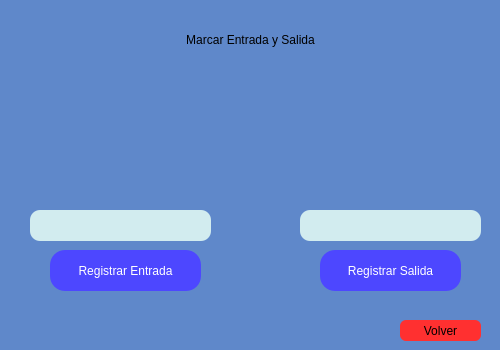
<?xml version="1.0" encoding="UTF-8"?>
<ui version="4.0">
 <class>EntradaSalida</class>
 <widget class="QMainWindow" name="EntradaSalida">
  <property name="geometry">
   <rect>
    <x>0</x>
    <y>0</y>
    <width>500</width>
    <height>350</height>
   </rect>
  </property>
  <property name="minimumSize">
   <size>
    <width>500</width>
    <height>350</height>
   </size>
  </property>
  <property name="maximumSize">
   <size>
    <width>500</width>
    <height>350</height>
   </size>
  </property>
  <property name="windowTitle">
   <string>MainWindow</string>
  </property>
  <property name="styleSheet">
   <string notr="true">QWidget#centralwidget{
	background-color: rgb(95, 136, 202);}</string>
  </property>
  <widget class="QWidget" name="centralwidget">
   <widget class="QPushButton" name="pushButton">
    <property name="geometry">
     <rect>
      <x>50</x>
      <y>250</y>
      <width>151</width>
      <height>41</height>
     </rect>
    </property>
    <property name="cursor">
     <cursorShape>PointingHandCursor</cursorShape>
    </property>
    <property name="styleSheet">
     <string notr="true">border-radius:15px;
font: 75 14pt &quot;Arial&quot;;
background-color: rgb(77, 71, 255);
color: white
</string>
    </property>
    <property name="text">
     <string>Registrar Entrada</string>
    </property>
   </widget>
   <widget class="QLineEdit" name="line_entrada">
    <property name="geometry">
     <rect>
      <x>30</x>
      <y>210</y>
      <width>181</width>
      <height>31</height>
     </rect>
    </property>
    <property name="styleSheet">
     <string notr="true">border-radius:10px;
font: 10pt &quot;MS Shell Dlg 2&quot;;
background-color: rgb(210, 236, 239);</string>
    </property>
   </widget>
   <widget class="QPushButton" name="pushButton_2">
    <property name="geometry">
     <rect>
      <x>320</x>
      <y>250</y>
      <width>141</width>
      <height>41</height>
     </rect>
    </property>
    <property name="cursor">
     <cursorShape>PointingHandCursor</cursorShape>
    </property>
    <property name="styleSheet">
     <string notr="true">border-radius:15px;
font: 75 14pt &quot;Arial&quot;;
background-color: rgb(77, 71, 255);
color: white
</string>
    </property>
    <property name="text">
     <string>Registrar Salida</string>
    </property>
   </widget>
   <widget class="QLineEdit" name="line_salida">
    <property name="geometry">
     <rect>
      <x>300</x>
      <y>210</y>
      <width>181</width>
      <height>31</height>
     </rect>
    </property>
    <property name="styleSheet">
     <string notr="true">border-radius:10px;
font: 10pt &quot;MS Shell Dlg 2&quot;;
background-color: rgb(210, 236, 239);</string>
    </property>
   </widget>
   <widget class="QLabel" name="label">
    <property name="geometry">
     <rect>
      <x>20</x>
      <y>20</y>
      <width>461</width>
      <height>41</height>
     </rect>
    </property>
    <property name="toolTip">
     <string>&lt;html&gt;&lt;head/&gt;&lt;body&gt;&lt;p align=&quot;center&quot;&gt;&lt;br/&gt;&lt;/p&gt;&lt;/body&gt;&lt;/html&gt;</string>
    </property>
    <property name="styleSheet">
     <string notr="true">font: 22pt &quot;Arial&quot;;
color: black</string>
    </property>
    <property name="text">
     <string>&lt;html&gt;&lt;head/&gt;&lt;body&gt;&lt;p align=&quot;center&quot;&gt;Marcar Entrada y Salida&lt;/p&gt;&lt;/body&gt;&lt;/html&gt;</string>
    </property>
   </widget>
   <widget class="QLabel" name="label_3">
    <property name="geometry">
     <rect>
      <x>370</x>
      <y>150</y>
      <width>50</width>
      <height>45</height>
     </rect>
    </property>
    <property name="styleSheet">
     <string notr="true">background-image: url(/img/registro.png);</string>
    </property>
    <property name="text">
     <string/>
    </property>
    <property name="pixmap">
     <pixmap>img/registro.png</pixmap>
    </property>
   </widget>
   <widget class="QLabel" name="label_7">
    <property name="geometry">
     <rect>
      <x>210</x>
      <y>60</y>
      <width>101</width>
      <height>141</height>
     </rect>
    </property>
    <property name="styleSheet">
     <string notr="true">background-image: url(/img/logo.png);</string>
    </property>
    <property name="text">
     <string/>
    </property>
    <property name="pixmap">
     <pixmap>img/logo.png</pixmap>
    </property>
   </widget>
   <widget class="QPushButton" name="boton_regresar">
    <property name="geometry">
     <rect>
      <x>400</x>
      <y>320</y>
      <width>81</width>
      <height>21</height>
     </rect>
    </property>
    <property name="cursor">
     <cursorShape>PointingHandCursor</cursorShape>
    </property>
    <property name="styleSheet">
     <string notr="true">border-radius:6px;
font: 10pt &quot;Arial&quot;;
background-color: rgb(255, 48, 48);</string>
    </property>
    <property name="text">
     <string>Volver</string>
    </property>
   </widget>
   <widget class="QLabel" name="label_4">
    <property name="geometry">
     <rect>
      <x>90</x>
      <y>150</y>
      <width>50</width>
      <height>45</height>
     </rect>
    </property>
    <property name="styleSheet">
     <string notr="true">background-image: url(/img/registro.png);</string>
    </property>
    <property name="text">
     <string/>
    </property>
    <property name="pixmap">
     <pixmap>img/registro.png</pixmap>
    </property>
   </widget>
  </widget>
 </widget>
 <resources>
  <include location="img/logo.qrc"/>
 </resources>
 <connections/>
</ui>
